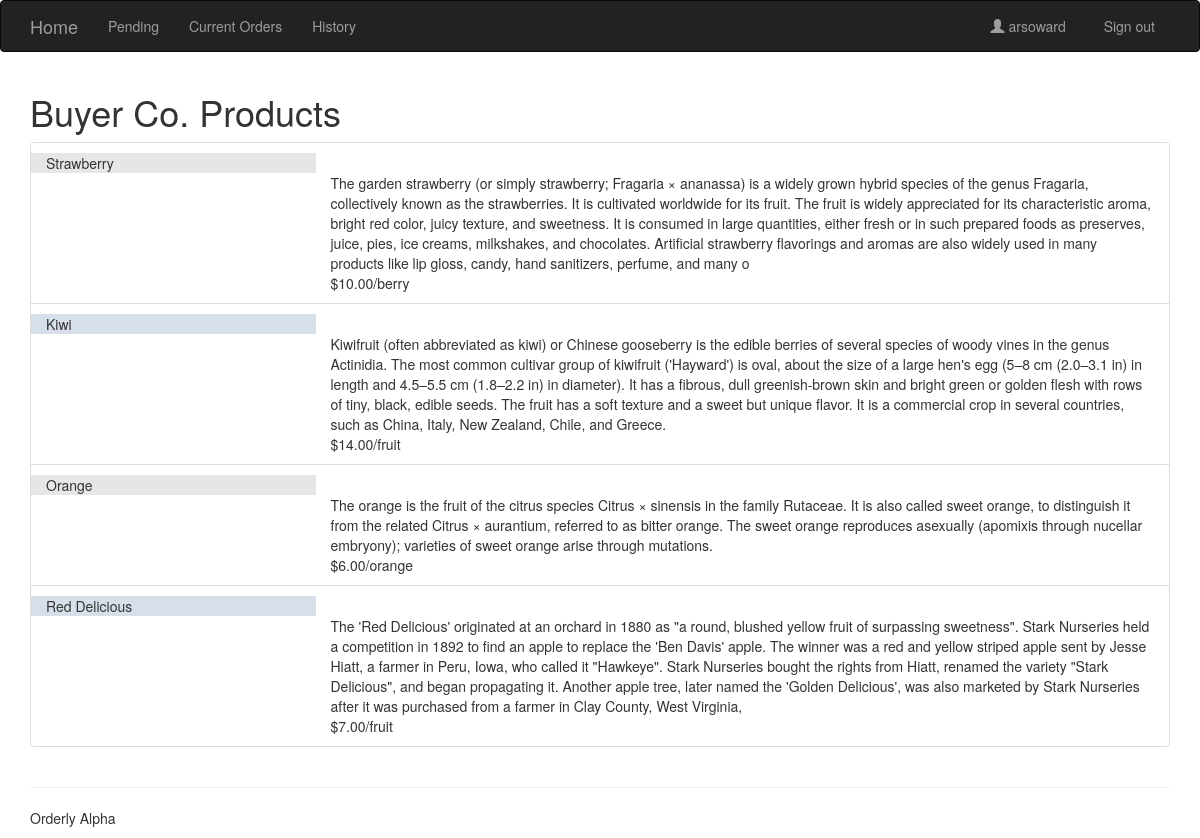
Screenshot of /demo/products/ (signed in) with the database file from the repository.
### orders/models.py (models this page shows, shortened)
class Business(models.Model):
  business_name = models.CharField(max_length=60)
  contact_name = models.CharField(max_length=60)
  website = models.URLField(max_length=200, blank=True)
  email = models.EmailField(max_length=254, blank=True)
  phone = models.CharField(max_length=15, blank=True)
  address = models.CharField(max_length=260, blank=True)
  tagline = models.CharField(max_length=150, blank=True) #describe your business in 150 characters or less!
  about = models.TextField(max_length=600, null=True, default=None)
  account = models.OneToOneField(userModels.Account, related_name='business', null=True, default=None, on_delete=models.CASCADE)
  picture = models.OneToOneField(userModels.Picture, related_name='business', blank=True, null=True, on_delete=models.CASCADE)
  class Meta:
      verbose_name_plural = "businesses"

class Product(models.Model):
  name = models.CharField(max_length=200, unique=True)
  description = models.TextField(max_length=600, blank=True)
  vendor = models.ForeignKey(Business, on_delete=models.CASCADE, default=None, related_name='products')
  price = models.DecimalField(max_digits=5, decimal_places=2, default=1.00)
  unit = models.CharField(max_length=11, default='unit') #I want unit and price to be associated in pairs that the user creates.
  picture = models.OneToOneField(userModels.Picture, related_name='product', blank=True, null=True, on_delete=models.CASCADE)

### orders/views.py (the view)
# urls.py: path('<slug:slug>/products/', views.productList, name='products'),
@login_required
def productList(request, slug):
  business = get_object_or_404(Business, account__slug=slug)
  list = business.products.all;
  context = {'business': business, 'list': list}
  return render(request, 'orders/products.html', context)

### orders/templates/orders/products.html
{% extends 'list.html' %}
{% load bootstrap3 %}
{% block title %}
    {{ business.business_name }} Products
{% endblock %}
{% block itemTitle %}
    {{ item.name }}
{% endblock %}
{% block itemContent %}
      <br/>{{ item.description }}
      <br/>${{ item.price }}/{{ item.unit }}
{% endblock %}

### shared_templates/list.html (shortened to what this page needs)
{% extends 'base.html' %}
{% block content %}
  <div class="container">
    <h1>{% block title %} Orderly {% endblock %}</h1>
    <ul class="list-group">
    {% for item in list %}
    <li class="list-group-item">
      <div class="row row-eq-height {% cycle 'row1' 'row2' %}">
        <div class="col-12 col-md-3 rowTitle">
          {% block itemTitle %}{% endblock %}
        </div>
        <div class="col-12 col-md-9">
          {% block itemContent %}{% endblock %}
        </div>
      </div>
    </li>
    {% empty %}
      <div class="row row1">
        <div class="col">
          <p> Nothing to show. </p>
        </div>
      </div>
    {% endfor %}
    </ul>
  </div>
{% endblock %}

### shared_templates/base.html (shortened to what this page needs)
{% load static from staticfiles %}
{% load bootstrap3 %}
<!DOCTYPE html>
<html lang="en">
  <head>
    {% bootstrap_css %}
    <link rel="stylesheet" href="http://code.jquery.com/ui/1.8.18/themes/base/jquery-ui.css" type="text/css" media="all"/>
    <link href="{% static 'orders/css/orders.css' %}" rel="stylesheet">
  </head>
<body>
  <div class="wrapper">
    <div class="navbar navbar-inverse">
      <div class="container">
        <div class="navbar-header">
          <a class="navbar-brand" href="{% url 'users:index' %}">Home</a>
        </div>
        <div class="navbar-collapse collapse">
          <ul class="nav navbar-nav">
            <li class=""><a href="{% url 'orders:pending' %}">Pending</a></li>
            <li class=""><a href="{% url 'orders:orders' %}">Current Orders</a></li>
            <li class=""><a href="{% url 'orders:history' %}">History</a></li>
          </ul>
          {% block nav_user %}
            {% if user.is_authenticated %}
              <ul class="nav navbar-nav navbar-right">
                <li id="nav-username"><a href="{% url 'orders:index' %}">
                  <span class="glyphicon glyphicon-user"></span>  {{ user.get_username }} &nbsp; </a>
                </li>
                <li>
                  <a href="{% url 'logout' %}">Sign out</a>
                </li>
              </ul>
            {% endif %}
          {% endblock %}
        </div>
      </div>
    </div>
{% block content %}
{% endblock %}
  </div> {% comment %} wrapper ends {% endcomment %}
  <div id="page-footer">
	<div class="container">
	  <footer>
		<hr />
		<p>Orderly Alpha</p>
	  </footer>
    </div>
  </div>
</body>
</html>

### orders/static/orders/css/orders.css (style rules this page uses)
.row1 .rowTitle { background-color: rgba(124, 124, 124, 0.19); }
.row2 .rowTitle { background-color: rgba(168, 188, 210, 0.46); }
a { color: #383838; }

### rows the page displays
Business: business_name "Buyer Co."
Product: name "Strawberry", description "The garden strawberry (or simply strawberry; Fragaria × ananassa) is a widely grown hybrid species of the genus Fragaria, collectively known as the strawberries. It is cultivated worldwide for its fruit. The fruit is widely appreciated for its characteristic aroma, bright red color, juicy texture, and sweetness. It is consumed in large quantities, either fresh or in such prepared foods as preserves, juice, pies, ice creams, milkshakes, and chocolates. Artificial strawberry flavorings and aromas are also widely used in many products like lip gloss, candy, hand sanitizers, perfume, and many o", price "10.00", unit "berry"
Product: name "Kiwi", description "Kiwifruit (often abbreviated as kiwi) or Chinese gooseberry is the edible berries of several species of woody vines in the genus Actinidia. The most common cultivar group of kiwifruit ('Hayward') is oval, about the size of a large hen's egg (5–8 cm (2.0–3.1 in) in length and 4.5–5.5 cm (1.8–2.2 in) in diameter). It has a fibrous, dull greenish-brown skin and bright green or golden flesh with rows of tiny, black, edible seeds. The fruit has a soft texture and a sweet but unique flavor. It is a commercial crop in several countries, such as China, Italy, New Zealand, Chile, and Greece.", price "14.00", unit "fruit"
Product: name "Orange", description "The orange is the fruit of the citrus species Citrus × sinensis in the family Rutaceae. It is also called sweet orange, to distinguish it from the related Citrus × aurantium, referred to as bitter orange. The sweet orange reproduces asexually (apomixis through nucellar embryony); varieties of sweet orange arise through mutations.", price "6.00", unit "orange"
Product: name "Red Delicious", description "The 'Red Delicious' originated at an orchard in 1880 as \"a round, blushed yellow fruit of surpassing sweetness\". Stark Nurseries held a competition in 1892 to find an apple to replace the 'Ben Davis' apple. The winner was a red and yellow striped apple sent by Jesse Hiatt, a farmer in Peru, Iowa, who called it \"Hawkeye\". Stark Nurseries bought the rights from Hiatt, renamed the variety \"Stark Delicious\", and began propagating it. Another apple tree, later named the 'Golden Delicious', was also marketed by Stark Nurseries after it was purchased from a farmer in Clay County, West Virginia,", price "7.00", unit "fruit"

### other values shown
{{ user.get_username }} "arsoward"
